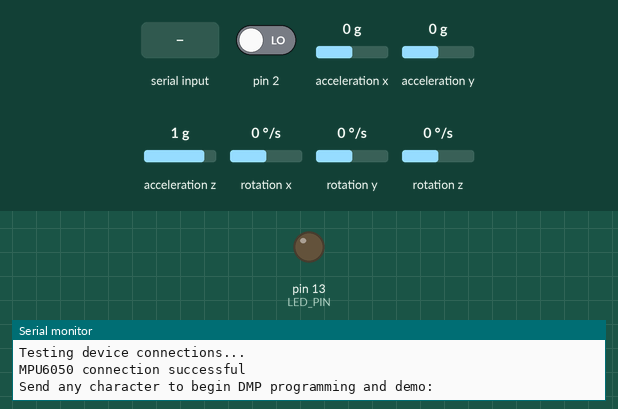
Recording of a sketch running on a simulated Arduino Uno, built with avr-gcc and run on an emulated ATmega328P. On the bench: output pins drawn as LEDs (lit = HIGH), the last lines printed to the serial monitor. Dashed ring = blinking. The test bench sets the inputs (shaded band); at power-on: acceleration x 0 g, acceleration z 1 g, acceleration y 0 g, rotation z 0 °/s, pin 2 LOW, rotation x 0 °/s, rotation y 0 °/s. The ROS host is connected and sends only what is stated; the sensor or clock chip raises its interrupt line as the real part does.

Above: at 0.9 s.
1.0 s: "1\n" received over Serial
At 1.69 s:
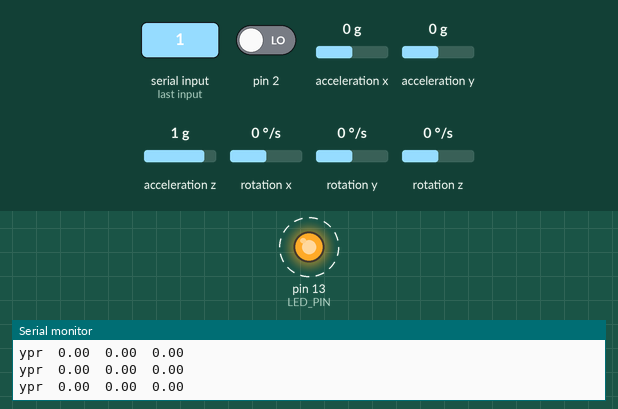
4.0 s: acceleration x set to -1.4 g
7.0 s: acceleration z set to -1.4 g
10.0 s: acceleration y set to -1.4 g
13.0 s: rotation z set to -192 °/s
16.0 s: acceleration x set to 0.8 g
Timing chart, 0 to 20.0 s (numbered marks = the images above; inputs shaded):
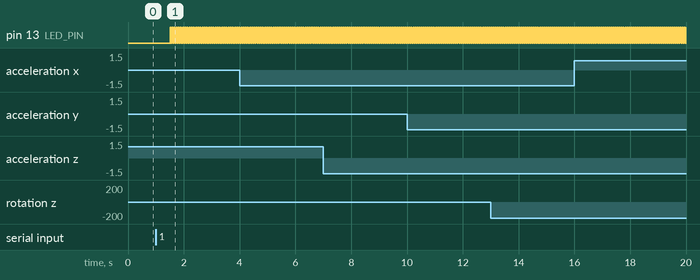

The sketch:

koding_imu_mpu6050.ino
```cpp
#include <ros.h>
#include <std_msgs/Int8.h>
#include "I2Cdev.h"
#include "MPU6050_6Axis_MotionApps20.h"
#include "Wire.h"
std_msgs::Int8 ul_msg;
ros::Publisher pub_ul("temperature", &ul_msg);


MPU6050 mpu;
//MPU6050 mpu(0x69); // <-- use for AD0 high

#define LED_PIN 13 // (Arduino is 13, Teensy is 11, Teensy++ is 6)
bool blinkState = false;
// MPU control/status vars
bool dmpReady = false;  // set true if DMP init was successful
uint8_t mpuIntStatus;   // holds actual interrupt status byte from MPU
uint8_t devStatus;      // return status after each device operation (0 = success, !0 = error)
uint16_t packetSize;    // expected DMP packet size (default is 42 bytes)
uint16_t fifoCount;     // count of all bytes currently in FIFO
uint8_t fifoBuffer[64]; // FIFO storage buffer
// orientation/motion vars
Quaternion q;           // [w, x, y, z]         quaternion container
VectorInt16 aa;         // [x, y, z]            accel sensor measurements
VectorInt16 aaReal;     // [x, y, z]            gravity-free accel sensor measurements
VectorInt16 aaWorld;    // [x, y, z]            world-frame accel sensor measurements
VectorFloat gravity;    // [x, y, z]            gravity vector
float euler[3];         // [psi, theta, phi]    Euler angle container
float ypr[3];           // [yaw, pitch, roll]   yaw/pitch/roll container and gravity vector

// packet structure for InvenSense teapot demo
uint8_t teapotPacket[14] = { '$', 0x02, 0,0, 0,0, 0,0, 0,0, 0x00, 0x00, '\r', '\n' };
// ================================================================
// ===               INTERRUPT DETECTION ROUTINE                ===
// ================================================================

volatile bool mpuInterrupt = false;     // indicates whether MPU interrupt pin has gone high
void dmpDataReady() {
    mpuInterrupt = true;
}
// ================================================================
// ===                      INITIAL SETUP                       ===
// ================================================================

void setup() {


        Wire.begin();
       // TWBR = 24; // 400kHz I2C clock (200kHz if CPU is 8MHz). Comment this line if having compilation difficulties with TWBR.
        Serial.begin(57600);
        while (!Serial);
        Serial.println("Initializing I2C devices...");
        mpu.initialize();
        // verify connection
        Serial.println(F("Testing device connections..."));
        Serial.println(mpu.testConnection() ? F("MPU6050 connection successful") : F("MPU6050 connection failed"));
        // wait for ready
        Serial.println(F("\nSend any character to begin DMP programming and demo: "));
        while (Serial.available() && Serial.read()); // empty buffer
        while (!Serial.available());                 // wait for data
        while (Serial.available() && Serial.read()); // empty buffer again
        // load and configure the DMP
        Serial.println(F("Initializing DMP..."));
       devStatus = mpu.dmpInitialize();

    // supply your own gyro offsets here, scaled for min sensitivity
    mpu.setXGyroOffset(220);
    mpu.setYGyroOffset(76);
    mpu.setZGyroOffset(-85);
    mpu.setZAccelOffset(1788); // 1688 factory default for my test chip

    // make sure it worked (returns 0 if so)
    if (devStatus == 0) {
        // turn on the DMP, now that it's ready
        Serial.println(F("Enabling DMP..."));
        mpu.setDMPEnabled(true);

        // enable Arduino interrupt detection
        Serial.println(F("Enabling interrupt detection (Arduino external interrupt 0)..."));
        attachInterrupt(0, dmpDataReady, RISING);
        mpuIntStatus = mpu.getIntStatus();

        // set our DMP Ready flag so the main loop() function knows it's okay to use it
        Serial.println(F("DMP ready! Waiting for first interrupt..."));
        dmpReady = true;

        // get expected DMP packet size for later comparison
        packetSize = mpu.dmpGetFIFOPacketSize();
    } else {
        // ERROR!
        // 1 = initial memory load failed
        // 2 = DMP configuration updates failed
        // (if it's going to break, usually the code will be 1)
        Serial.print(F("DMP Initialization failed (code "));
        Serial.print(devStatus);
        Serial.println(F(")"));
    }

    // configure LED for output
    pinMode(LED_PIN, OUTPUT);
    ros::NodeHandle nh;
     nh.initNode();
  nh.advertise(pub_ul);
}

ros::NodeHandle nh;

// ================================================================
// ===                    MAIN PROGRAM LOOP                     ===
// ================================================================

void loop() {

    // if programming failed, don't try to do anything
    if (!dmpReady) return;

    // wait for MPU interrupt or extra packet(s) available
    while (!mpuInterrupt && fifoCount < packetSize) {
        // other program behavior stuff here
        // .
        // .
        // .
        // if you are really paranoid you can frequently test in between other
        // stuff to see if mpuInterrupt is true, and if so, "break;" from the
        // while() loop to immediately process the MPU data
        // .
        // .
        // .
    }

    // reset interrupt flag and get INT_STATUS byte
    mpuInterrupt = false;
    mpuIntStatus = mpu.getIntStatus();

    // get current FIFO count
    fifoCount = mpu.getFIFOCount();

    // check for overflow (this should never happen unless our code is too inefficient)
    if ((mpuIntStatus & 0x10) || fifoCount == 1024) {
        // reset so we can continue cleanly
        mpu.resetFIFO();
        Serial.println(F("FIFO overflow!"));
    }
    // otherwise, check for DMP data ready interrupt (this should happen frequently)
    else if (mpuIntStatus & 0x02) {
        // wait for correct available data length, should be a VERY short wait
        while (fifoCount < packetSize) fifoCount = mpu.getFIFOCount();

        // read a packet from FIFO
        mpu.getFIFOBytes(fifoBuffer, packetSize);

        // track FIFO count here in case there is > 1 packet available
        // (this lets us immediately read more without waiting for an interrupt)
        fifoCount -= packetSize;
            // display Euler angles in degrees
            mpu.dmpGetQuaternion(&q, fifoBuffer);
            mpu.dmpGetGravity(&gravity, &q);
            mpu.dmpGetYawPitchRoll(ypr, &q, &gravity);
            Serial.print("ypr\t");
            Serial.print(ypr[0] * 180/M_PI);
                  ul_msg.data = int(ypr[0]);
      pub_ul.publish(&ul_msg);
            Serial.print("\t");
            Serial.print(ypr[1] * 180/M_PI);
                  ul_msg.data = int(ypr[1]);
      pub_ul.publish(&ul_msg);
            Serial.print("\t");
            Serial.println(ypr[2] * 180/M_PI);
                  ul_msg.data = int(ypr[2]);
      pub_ul.publish(&ul_msg);

        // blink LED to indicate activity
        blinkState = !blinkState;
        digitalWrite(LED_PIN, blinkState);
    }
    nh.spinOnce();
}
```

Measured:
- after the input at 1.0 s, pin 13 (LED_PIN): alternates HIGH for 0.01 s and LOW for 0.01 s, starting after 0.52 s
